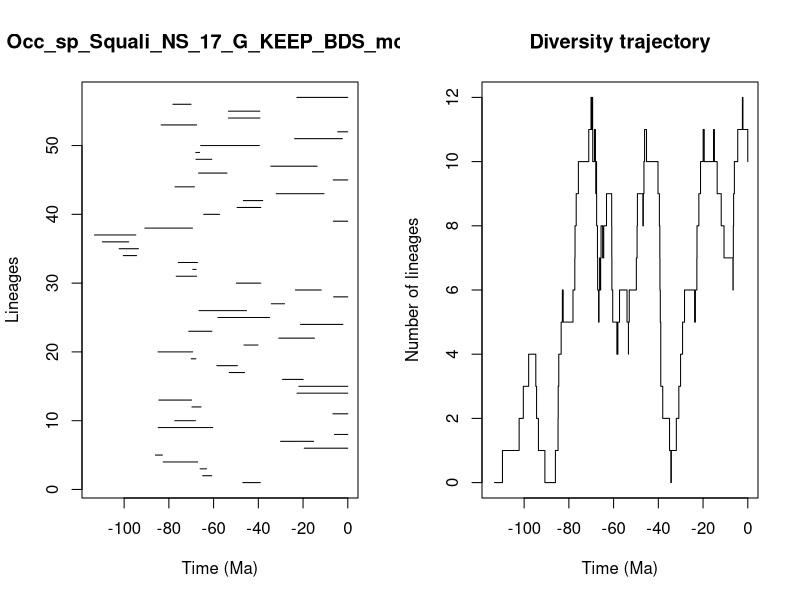

R code for this plot:


pdf(file='../Results/Species_NS/5_MA_bins_EP/pyrate_mcmc_logs/Occ_sp_Squali_NS_17_G_KEEP_BDS_mcmc_LTT.pdf',width=0.6*20, height=0.6*10)
title = "Occ_sp_Squali_NS_17_G_KEEP_BDS_mcmc"
ts=c(46.924213457686484, 64.9006437095612,66.03462064710152,82.53950187862809,86.01505695257417,19.472412269996646,30.048718850176027,5.99325173135969,84.76498539541953,77.33825774537966,6.63394731013443,69.68269751368524,84.51329578780464,22.70112732571273,21.87553418881555,29.154145613247632,53.00027514391916,58.53228286514836,70.01745755923211,84.83441049777547,46.431238084423974,30.82616988610148,71.10732957094197,21.13102075960271,58.08066426018323,66.50582790852239,34.17347632301064,6.328692283954314,23.416179363168776,49.824398395164366,76.71722065782076,69.32779983763757,75.74502574336415,100.36423844064348,102.23793165238918,109.69413542593169,113.26995993305259,90.71910615424287,6.466785321691401,64.41412581299905,49.4948270987176,46.68769637521337,31.947005975713743,77.24490119396862,6.524063412376064,66.71501922908641,34.408579663912896,67.86708620665395,67.97711040804667,65.77837117820407,23.77224308277756,4.490493769018539,83.44479115639963,53.3648997574743,53.3597729326025,78.16289728385509,22.764024035243153)
te=c(39.11517521547424, 60.85358060986806,63.169331892381834,67.13342600319795,82.90487278819474,0.0,15.321146217043411,0.0,60.3953966525079,68.11293316656737,0.0,65.60984018737771,69.84571663503492,0.0,0.0,19.95406175021211,46.14369576796639,49.3532769238306,67.92161593179918,69.37139715126236,40.14221651958223,14.917419555270792,60.770095566344374,2.168296179225196,34.98829983856429,45.28484583049835,28.279458009417567,0.0,11.874509470470276,38.90387353133999,67.61919475902972,67.79078704250325,67.21752533991176,94.43575218751154,93.60600468416176,97.97796317987778,94.7828374892378,69.44940401872583,0.0,57.34322906868489,38.903015247707295,38.02727201676727,10.623600142853638,68.56705320508716,0.0,53.994241930044836,13.686774518933808,60.8006122577056,66.25692490234636,39.52608906756045,2.402202267090983,0.0,67.58190283259532,39.27431707186353,39.32347772018143,70.0982384404531,0.0)
div_traj=c(0, 1,2,3,4,3,2,1,0,1,2,3,4,5,6,5,6,7,8,9,10,11,12,11,12,11,12,11,10,11,10,9,10,9,10,9,8,7,6,5,6,7,6,7,8,7,8,9,8,7,6,5,4,5,6,5,4,5,6,7,8,9,8,9,10,11,10,9,8,7,6,5,4,3,2,1,0,1,2,3,4,5,6,5,6,7,8,9,10,11,10,11,10,9,8,7,6,7,8,9,10,11,12,11,10)
time_events=c(113.26995993305259, 109.69413542593169,102.23793165238918,100.36423844064348,97.97796317987778,94.7828374892378,94.43575218751154,93.60600468416176,90.71910615424287,86.01505695257417,84.83441049777547,84.76498539541953,84.51329578780464,83.44479115639963,82.90487278819474,82.53950187862809,78.16289728385509,77.33825774537966,77.24490119396862,76.71722065782076,75.74502574336415,71.10732957094197,70.0982384404531,70.01745755923211,69.84571663503492,69.68269751368524,69.44940401872583,69.37139715126236,69.32779983763757,68.56705320508716,68.11293316656737,67.97711040804667,67.92161593179918,67.86708620665395,67.79078704250325,67.61919475902972,67.58190283259532,67.21752533991176,67.13342600319795,66.71501922908641,66.50582790852239,66.25692490234636,66.03462064710152,65.77837117820407,65.60984018737771,64.9006437095612,64.41412581299905,63.169331892381834,60.85358060986806,60.8006122577056,60.770095566344374,60.3953966525079,58.53228286514836,58.08066426018323,57.34322906868489,53.994241930044836,53.3648997574743,53.3597729326025,53.00027514391916,49.824398395164366,49.4948270987176,49.3532769238306,46.924213457686484,46.68769637521337,46.431238084423974,46.14369576796639,45.28484583049835,40.14221651958223,39.52608906756045,39.32347772018143,39.27431707186353,39.11517521547424,38.90387353133999,38.903015247707295,38.02727201676727,34.98829983856429,34.408579663912896,34.17347632301064,31.947005975713743,30.82616988610148,30.048718850176027,29.154145613247632,28.279458009417567,23.77224308277756,23.416179363168776,22.764024035243153,22.70112732571273,21.87553418881555,21.13102075960271,19.95406175021211,19.472412269996646,15.321146217043411,14.917419555270792,13.686774518933808,11.874509470470276,10.623600142853638,6.63394731013443,6.524063412376064,6.466785321691401,6.328692283954314,5.99325173135969,4.490493769018539,2.402202267090983,2.168296179225196,0.0)
                par(mfrow=c(1,2))
                L = length(ts)
                plot(ts, 1:L , xlim=c(-max(ts)-1,0), pch=20, type="n", main=title,xlab="Time (Ma)",ylab="Lineages")
                for (i in 1:L){segments(x0=-te[i],y0=i,x1=-ts[i],y1=i)}    
                t = -time_events
                plot(div_traj ~ t,type="s", main = "Diversity trajectory",xlab="Time (Ma)",ylab="Number of lineages",xlim=c(-max(ts)-1,0))
                abline(v=c(65,200,251,367,445),lty=2,col="gray")
                
